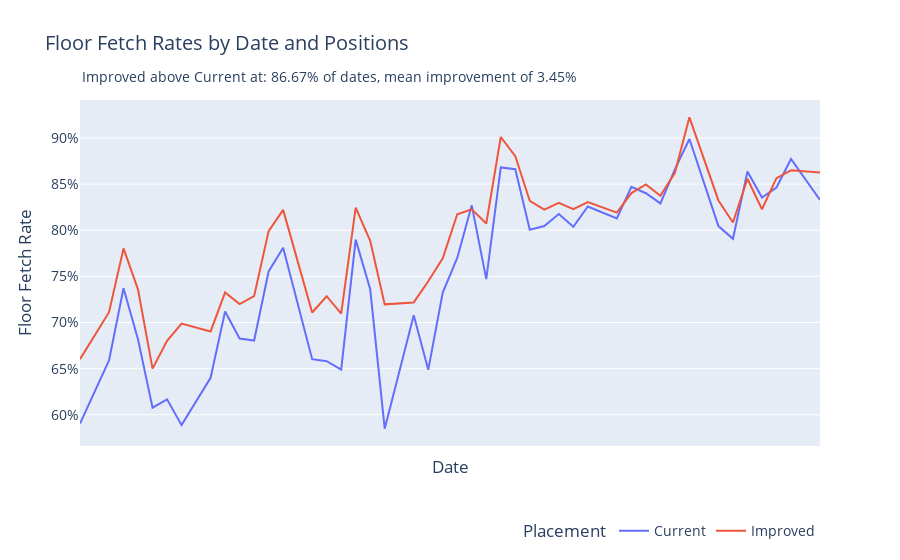

Write notebook code for a chart like this one.
### Code cell
# create the same plot as above, only now group by the positions column
fetch_rates_df = fetch_task_results_df.groupby(['date', 'positions'])[
    'fetch_type'].value_counts(normalize=True).unstack()

fetch_rates_flat_df = fetch_rates_df.reset_index().drop('high', axis=1)
# if 'positions' == 'Current', make the 'floor' column negative
fetch_rates_flat_df.loc[fetch_rates_flat_df['positions'] == 'Current', 'floor'] = - \
    fetch_rates_flat_df.loc[fetch_rates_flat_df['positions']
                            == 'Current', 'floor']
# group by date and sum the floor column
fetch_rates_flat_df = fetch_rates_flat_df.groupby(
    'date')['floor'].sum().reset_index()
# add a new column called 'improved_better' which will be True if the floor column is positive and False otherwise
fetch_rates_flat_df['improved_better'] = fetch_rates_flat_df['floor'] > 0
# save the percentage of True values in improved_better to a variable called 'improved_better_percentage'
improvement_delta = fetch_rates_flat_df['floor'].mean()
improved_better_percentage = fetch_rates_flat_df['improved_better'].mean()
improved_better_percentage

fig = px.line(fetch_rates_df, x=fetch_rates_df.index.get_level_values(0), y='floor', color=fetch_rates_df.index.get_level_values(
    1), title='Fetch Rates by Date and Positions', labels={'floor': 'Fetch Rate', 'index': 'Date'})
# capitalize the legend items
fig.for_each_trace(lambda t: t.update(name=t.name.capitalize()))
fig.update_layout(title='Floor Fetch Rates by Date and Positions', xaxis_title='Date', yaxis_title='Floor Fetch Rate',
                  legend_title='Placement', legend=dict(orientation='h', yanchor='top', y=-0.2, xanchor='right', x=1), font=dict(size=14))
# add a subtitle with the improved_better_percentage, round to 2 decimal places
fig.add_annotation(x=0, y=1.1, xref='paper', yref='paper',
                   text=f'Improved above Current at: {improved_better_percentage:.2%} of dates, mean improvement of {improvement_delta:.2%}', showarrow=False, font=dict(size=14))

# change the y axis to percents
fig.update_yaxes(tickformat='.0%')


# hide the xaxis labels
fig.update_xaxes(showticklabels=False, showgrid=False)

fig.show()

# export the fig to a png file under the ./graphs/ folder
fig.write_image('./graphs/fetch_rates_by_date_and_positions.png',
                width=800, height=400)

### Figure 1 — Plotly figure (JSON) as saved in the notebook; plotly's stock layout.template omitted (floating-point values rounded to 4 significant figures)
{"data": [{"hovertemplate": "color=Current<br>x=%{x}<br>Fetch Rate=%{y}<extra></extra>", "legendgroup": "Current", "line": {"color": "#636efa", "dash": "solid"}, "marker": {"symbol": "circle"}, "mode": "lines", "name": "Current", "orientation": "v", "showlegend": true, "type": "scatter", "x": ["2021-01-01", "2021-01-03", "2021-01-04", "2021-01-05", "2021-01-06", "2021-01-07", "2021-01-08", "2021-01-10", "2021-01-11", "2021-01-12", "2021-01-13", "2021-01-14", "2021-01-15", "2021-01-17", "2021-01-18", "2021-01-19", "2021-01-20", "2021-01-21", "2021-01-22", "2021-01-24", "2021-01-25", "2021-01-26", "2021-01-27", "2021-01-28", "2021-01-29", "2021-01-30", "2021-01-31", "2021-02-01", "2021-02-02", "2021-02-03", "2021-02-04", "2021-02-05", "2021-02-07", "2021-02-08", "2021-02-09", "2021-02-10", "2021-02-11", "2021-02-12", "2021-02-14", "2021-02-15", "2021-02-16", "2021-02-17", "2021-02-18", "2021-02-19", "2021-02-21"], "xaxis": "x", "y": [0.5905, 0.6588, 0.7372, 0.6816, 0.6077, 0.6168, 0.5888, 0.6401, 0.712, 0.6826, 0.6805, 0.7553, 0.781, 0.6603, 0.6581, 0.649, 0.7899, 0.736, 0.5849, 0.7079, 0.6487, 0.7324, 0.7699, 0.827, 0.747, 0.8681, 0.8662, 0.8006, 0.8046, 0.8176, 0.8038, 0.8258, 0.8129, 0.847, 0.8401, 0.8291, 0.8661, 0.8989, 0.8045, 0.7908, 0.8636, 0.8354, 0.8463, 0.8773, 0.8328], "yaxis": "y"}, {"hovertemplate": "color=Improved<br>x=%{x}<br>Fetch Rate=%{y}<extra></extra>", "legendgroup": "Improved", "line": {"color": "#EF553B", "dash": "solid"}, "marker": {"symbol": "circle"}, "mode": "lines", "name": "Improved", "orientation": "v", "showlegend": true, "type": "scatter", "x": ["2021-01-01", "2021-01-03", "2021-01-04", "2021-01-05", "2021-01-06", "2021-01-07", "2021-01-08", "2021-01-10", "2021-01-11", "2021-01-12", "2021-01-13", "2021-01-14", "2021-01-15", "2021-01-17", "2021-01-18", "2021-01-19", "2021-01-20", "2021-01-21", "2021-01-22", "2021-01-24", "2021-01-25", "2021-01-26", "2021-01-27", "2021-01-28", "2021-01-29", "2021-01-30", "2021-01-31", "2021-02-01", "2021-02-02", "2021-02-03", "2021-02-04", "2021-02-05", "2021-02-07", "2021-02-08", "2021-02-09", "2021-02-10", "2021-02-11", "2021-02-12", "2021-02-14", "2021-02-15", "2021-02-16", "2021-02-17", "2021-02-18", "2021-02-19", "2021-02-21"], "xaxis": "x", "y": [0.6603, 0.7112, 0.7803, 0.7357, 0.65, 0.6801, 0.6988, 0.6903, 0.7326, 0.72, 0.7286, 0.7991, 0.8221, 0.7109, 0.7285, 0.7097, 0.8245, 0.7887, 0.7197, 0.7218, 0.7447, 0.7696, 0.8174, 0.8228, 0.8073, 0.9011, 0.8802, 0.8318, 0.8223, 0.8296, 0.8229, 0.8306, 0.8191, 0.8404, 0.8497, 0.8373, 0.8623, 0.9225, 0.8323, 0.8084, 0.8559, 0.8227, 0.8565, 0.865, 0.8627], "yaxis": "y"}], "layout": {"annotations": [{"font": {"size": 14}, "showarrow": false, "text": "Improved above Current at: 86.67% of dates, mean improvement of 3.45%", "x": 0, "xref": "paper", "y": 1.1, "yref": "paper"}], "font": {"size": 14}, "legend": {"orientation": "h", "title": {"text": "Placement"}, "tracegroupgap": 0, "x": 1, "xanchor": "right", "y": -0.2, "yanchor": "top"}, "title": {"text": "Floor Fetch Rates by Date and Positions"}, "xaxis": {"anchor": "y", "domain": [0, 1], "showgrid": false, "showticklabels": false, "title": {"text": "Date"}}, "yaxis": {"anchor": "x", "domain": [0, 1], "tickformat": ".0%", "title": {"text": "Floor Fetch Rate"}}}}
